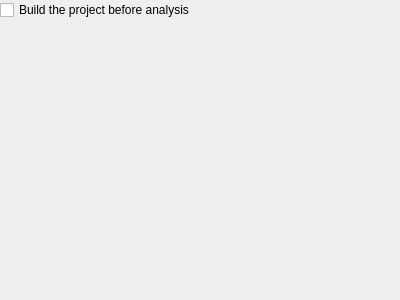
<?xml version="1.0" encoding="UTF-8"?>
<ui version="4.0">
 <class>ClangTools::Internal::BasicSettingsWidget</class>
 <widget class="QWidget" name="ClangTools::Internal::BasicSettingsWidget">
  <property name="geometry">
   <rect>
    <x>0</x>
    <y>0</y>
    <width>400</width>
    <height>300</height>
   </rect>
  </property>
  <layout class="QVBoxLayout" name="verticalLayout_2">
   <property name="leftMargin">
    <number>0</number>
   </property>
   <property name="topMargin">
    <number>0</number>
   </property>
   <property name="rightMargin">
    <number>0</number>
   </property>
   <property name="bottomMargin">
    <number>0</number>
   </property>
   <item>
    <widget class="QCheckBox" name="buildBeforeAnalysis">
     <property name="text">
      <string>Build the project before analysis</string>
     </property>
    </widget>
   </item>
   <item>
    <widget class="CppTools::ClangDiagnosticConfigsSelectionWidget" name="clangDiagnosticConfigsSelectionWidget" native="true"/>
   </item>
  </layout>
 </widget>
 <customwidgets>
  <customwidget>
   <class>CppTools::ClangDiagnosticConfigsSelectionWidget</class>
   <extends>QWidget</extends>
   <header>cpptools/clangdiagnosticconfigsselectionwidget.h</header>
  </customwidget>
 </customwidgets>
 <resources/>
 <connections/>
</ui>
